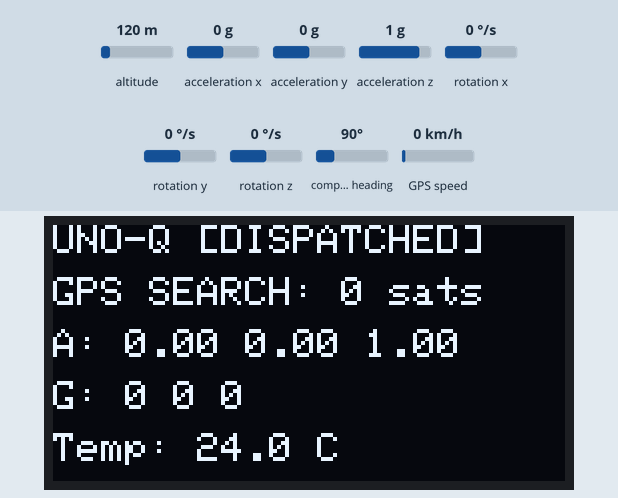
A sketch run on a simulated Arduino Leonardo, built with avr-gcc and run on an emulated ATmega32U4. Parts: 128×64 one-colour display. Wiring (inferred from the names in the program): MPU-6050 motion sensor at I2C address 0x68. The test bench sets the inputs (shaded band); at power-on: rotation x 0 °/s, acceleration x 0 g, acceleration y 0 g, acceleration z 1 g, rotation y 0 °/s, altitude 120 m, rotation z 0 °/s, compass heading 90°, GPS speed 0 km/h. The GPS gets a fix after 3 s at 37.7749, -122.4194 with 8 satellites; what the sketch prints to the serial monitor is not drawn.

Above: at 2.4 s.
2.5 s: rotation x set to -192 °/s
At 4.0 s:
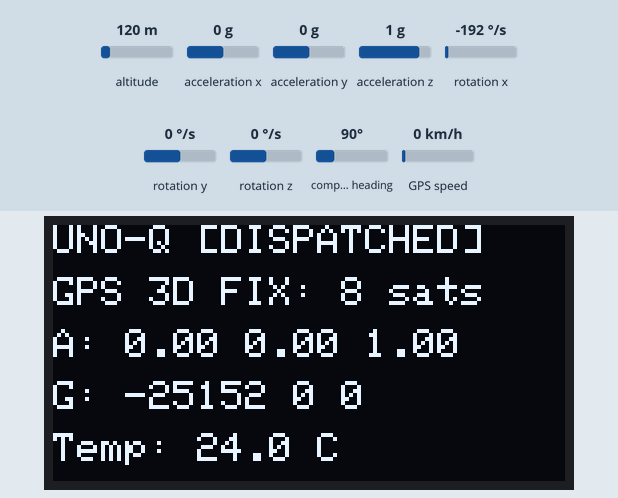
6.5 s: rotation x set to 0 °/s
At 8.1 s:
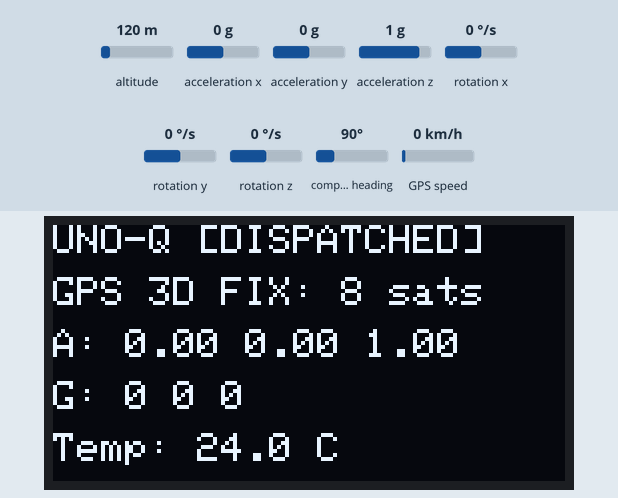
8.8 s: acceleration x set to -1.4 g
At 9.8 s:
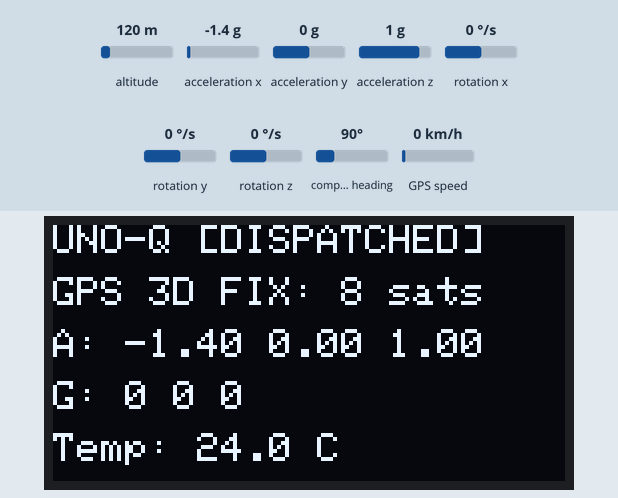
10.8 s: acceleration y set to -1.4 g
At 12.1 s:
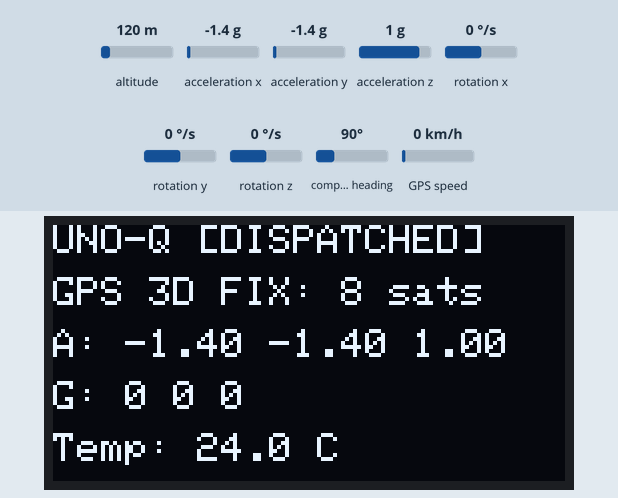
12.8 s: acceleration z set to -1.4 g
At 14.0 s:
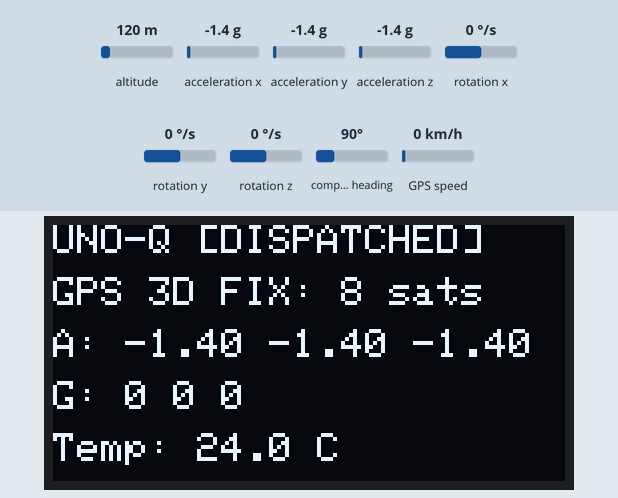
14.8 s: rotation y set to -192 °/s
At 16.1 s:
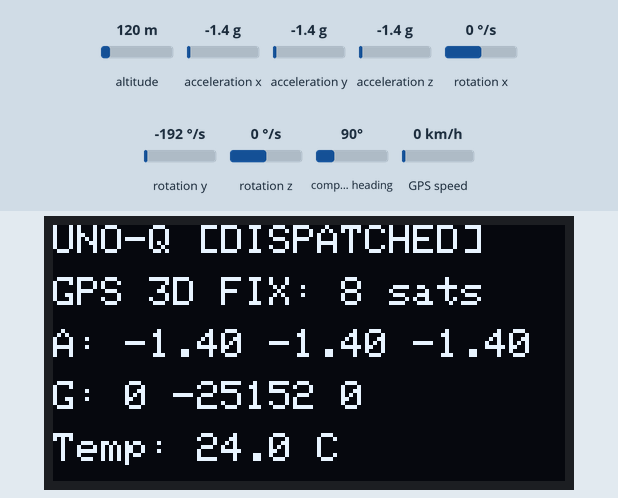
Timing chart, 0 to 17.8 s (numbered marks = the images above; inputs shaded):
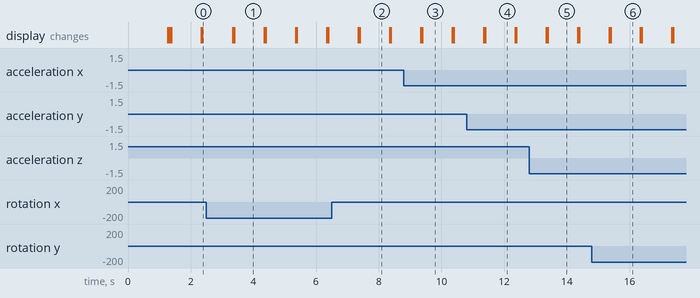

Measured:
- after the input at 6.5 s, the display: first changes after 0.85 s (image 2 shows a later state)
- after the input at 8.8 s, the display: first changes after 0.55 s (image 3 shows a later state)
- after the input at 10.8 s, the display: first changes after 0.55 s (image 4 shows a later state)
- after the input at 12.8 s, the display: first changes after 0.55 s (image 5 shows a later state)
- after the input at 14.8 s, the display: first changes after 0.55 s (image 6 shows a later state)
- what the display in image 1 shows lasts 0.9 s, from 3.4 s to 4.3 s

The sketch:

arduino_uno_q_telemetry.ino
```cpp
/**
 * ==============================================================================
 * Project: Real-Time IoT Telemetry for Arduino UNO Q
 * Architecture: Arduino UNO Q Hybrid (Microcontroller Core + Linux Python Bridge)
 * Sensors:  u-blox NEO-6M GPS (UART), MPU6050 6-DoF IMU (I2C), SSD1306 OLED (I2C)
 * Uplink:   Arduino App Lab Bridge -> uno_q_bridge.py -> Vercel HTTPS API
 * Cadence:  1 Hz (1 reading per second)
 * ==============================================================================
 *
 * Hardware Wiring:
 * ----------------
 * 1. MPU6050 IMU (I2C Address 0x68):
 *    - VCC  -> 3.3V or 5V
 *    - GND  -> GND
 *    - SDA  -> UNO Q Hardware SDA pin
 *    - SCL  -> UNO Q Hardware SCL pin
 *
 * 2. SSD1306 128x64 OLED Display (I2C Address 0x3C):
 *    - VCC  -> 3.3V or 5V
 *    - GND  -> GND
 *    - SDA  -> Shared Hardware SDA
 *    - SCL  -> Shared Hardware SCL
 *
 * 3. NEO-6M GPS (UART 9600 Baud):
 *    - VCC  -> 5V
 *    - GND  -> GND
 *    - TX   -> UNO Q Serial1 RX (Pin 0 / RX)
 *    - RX   -> UNO Q Serial1 TX (Pin 1 / TX) [Optional]
 *
 * Mode Selection:
 * - USE_UNO_Q_BRIDGE (Default: 1): Communicates with the onboard Linux Python
 *   script (`uno_q_bridge.py`) via `Bridge.notify("receiveTelemetry", json)`.
 * - Standalone WiFi Mode (USE_UNO_Q_BRIDGE = 0): Transmits directly via WiFiS3.
 */

// Set to 1 for Arduino UNO Q App Lab Bridge (Recommended for UNO Q)
// Set to 0 for Standalone WiFiS3 SSL transmission
#define USE_UNO_Q_BRIDGE 1

#include <Wire.h>
#include <TinyGPSPlus.h>
#include <Adafruit_GFX.h>
#include <Adafruit_SSD1306.h>

#if USE_UNO_Q_BRIDGE
  // Arduino UNO Q App Lab / Linux Bridge
  #if __has_include(<Arduino_AppUtils.h>)
    #include <Arduino_AppUtils.h>
  #elif __has_include(<Bridge.h>)
    #include <Bridge.h>
  #endif
#else
  // Standalone WiFi Fallback
  #if defined(ARDUINO_UNOR4_WIFI) || defined(ARDUINO_UNO_Q)
    #include <WiFiS3.h>
    #include <WiFiSSLClient.h>
  #else
    #include <WiFi.h>
    #include <WiFiClientSecure.h>
    #define WiFiSSLClient WiFiClientSecure
  #endif
#endif

// ==============================================================================
// CONFIGURATION
// ==============================================================================
const char* DEVICE_ID       = "arduino-uno-q";
const char* DEVICE_API_KEY  = "UNOQ-IoT-2026-Devansh-9f7c2a8e4b6d";
const char* SERVER_HOST     = "arduino-uno-q-iot-dashboard.vercel.app";
const int   SERVER_PORT     = 443;
const char* TELEMETRY_PATH  = "/api/telemetry";

// WiFi configuration (Used only if USE_UNO_Q_BRIDGE == 0)
const char* WIFI_SSID       = "YOUR_WIFI_SSID";
const char* WIFI_PASSWORD   = "YOUR_WIFI_PASSWORD";

// Telemetry interval (1000 ms = 1 Hz)
const unsigned long UPLOAD_INTERVAL_MS = 1000;

// Hardware Definitions
#define SCREEN_WIDTH 128
#define SCREEN_HEIGHT 64
#define OLED_RESET    -1
#define OLED_I2C_ADDR 0x3C
#define MPU_I2C_ADDR  0x68

Adafruit_SSD1306 display(SCREEN_WIDTH, SCREEN_HEIGHT, &Wire, OLED_RESET);
TinyGPSPlus gps;

#if !USE_UNO_Q_BRIDGE
WiFiSSLClient sslClient;
#endif

// Hardware Serial for NEO-6M GPS (UNO Q uses Serial1 for D0/D1)
#define GPSSerial Serial1

// Timing variables
unsigned long lastSendTime = 0;
bool oledAvailable = false;
bool mpuAvailable = false;

// Sensor Data Structure
struct SensorData {
  bool   gps_fix;
  bool   gps_connected;
  double latitude;
  double longitude;
  double altitude_m;
  int    satellites;

  float  accel_x_g;
  float  accel_y_g;
  float  accel_z_g;
  int16_t gyro_x_raw;
  int16_t gyro_y_raw;
  int16_t gyro_z_raw;
  float  temperature_c;
};

SensorData sensors;

// ==============================================================================
// FUNCTION DECLARATIONS
// ==============================================================================
void initMPU6050();
void readMPU6050(SensorData &data);
void feedGpsSerial();
void updateGpsData(SensorData &data);
void updateOled(const SensorData &data, const char* status);
bool dispatchTelemetry(const SensorData &data);

// ==============================================================================
// SETUP
// ==============================================================================
void setup() {
  Serial.begin(115200);
  delay(1200);

  Serial.println(F("\n========================================================"));
  Serial.println(F("    Arduino UNO Q — Real-Time IoT Telemetry Node        "));
  Serial.print(F("    Mode: "));
#if USE_UNO_Q_BRIDGE
  Serial.println(F("Arduino App Lab Bridge -> Python Service (uno_q_bridge.py)"));
#else
  Serial.println(F("Standalone Hardware WiFiS3 Direct HTTPS"));
#endif
  Serial.println(F("========================================================"));

  // Initialize hardware I2C at 400 kHz fast mode
  Wire.begin();
  Wire.setClock(400000);

  // Initialize SSD1306 OLED
  if (display.begin(SSD1306_SWITCHCAPVCC, OLED_I2C_ADDR)) {
    oledAvailable = true;
    display.clearDisplay();
    display.setTextSize(1);
    display.setTextColor(SSD1306_WHITE);
    display.setCursor(0, 0);
    display.println(F("Arduino UNO Q"));
    display.println(F("IoT Telemetry Node"));
    display.setCursor(0, 24);
    display.println(F("Initializing bus..."));
    display.display();
    Serial.println(F("[OK] SSD1306 OLED initialized (128x64)."));
  } else {
    Serial.println(F("[WARN] SSD1306 OLED not found at 0x3C, continuing."));
  }

  // Initialize MPU6050 IMU
  initMPU6050();

  // Initialize GPS Hardware UART (9600 baud)
  GPSSerial.begin(9600);
  Serial.println(F("[OK] NEO-6M GPS UART (Serial1) started at 9600 baud."));

#if USE_UNO_Q_BRIDGE
  // Initialize Bridge communication with onboard Linux core
  #if defined(Bridge)
    Bridge.begin();
    Serial.println(F("[OK] Arduino UNO Q IPC Bridge initialized."));
  #endif
#else
  // Standalone WiFi connection
  Serial.print(F("[WIFI] Connecting to "));
  Serial.println(WIFI_SSID);
  WiFi.begin(WIFI_SSID, WIFI_PASSWORD);
  while (WiFi.status() != WL_CONNECTED) {
    feedGpsSerial();
    delay(250);
    Serial.print(F("."));
  }
  Serial.println(F("\n[WIFI] Connected!"));
#endif

  Serial.println(F("[OK] Setup complete. Streaming sensor data at 1 Hz..."));
}

// ==============================================================================
// MAIN LOOP
// ==============================================================================
void loop() {
  // Non-blocking GPS feeding runs continuously on every iteration
  feedGpsSerial();

  unsigned long now = millis();
  if (now - lastSendTime >= UPLOAD_INTERVAL_MS) {
    lastSendTime = now;

    // 1. Acquire sensors
    updateGpsData(sensors);
    readMPU6050(sensors);

    // 2. Update local OLED display
    updateOled(sensors, "TRANSMITTING");

    // 3. Dispatch telemetry
    bool success = dispatchTelemetry(sensors);

    // 4. Update OLED with result
    updateOled(sensors, success ? "DISPATCHED" : "ERR");
  }
}

// ==============================================================================
// SENSORS
// ==============================================================================
void feedGpsSerial() {
  while (GPSSerial.available() > 0) {
    char c = GPSSerial.read();
    gps.encode(c);
  }
}

void updateGpsData(SensorData &data) {
  data.gps_connected = (gps.charsProcessed() > 10);
  data.satellites = gps.satellites.isValid() ? (int)gps.satellites.value() : -1;

  if (gps.location.isValid() && gps.location.age() < 2500) {
    data.gps_fix    = true;
    data.latitude   = gps.location.lat();
    data.longitude  = gps.location.lng();
    data.altitude_m = gps.altitude.isValid() ? gps.altitude.meters() : 0.0;
  } else {
    data.gps_fix    = false;
    data.latitude   = 0.0;
    data.longitude  = 0.0;
    data.altitude_m = 0.0;
  }
}

void initMPU6050() {
  Wire.beginTransmission(MPU_I2C_ADDR);
  Wire.write(0x6B); // PWR_MGMT_1 register
  Wire.write(0x00); // Wake up device
  byte err = Wire.endTransmission();

  if (err == 0) {
    mpuAvailable = true;
    Serial.println(F("[OK] MPU6050 initialized successfully at 0x68."));
  } else {
    mpuAvailable = false;
    Serial.print(F("[WARN] MPU6050 not detected at 0x68 (Error: "));
    Serial.print(err);
    Serial.println(F("). Using fallback IMU values."));
  }
}

void readMPU6050(SensorData &data) {
  if (!mpuAvailable) {
    data.accel_x_g = 0.0;
    data.accel_y_g = 0.0;
    data.accel_z_g = 1.0;
    data.gyro_x_raw = 0;
    data.gyro_y_raw = 0;
    data.gyro_z_raw = 0;
    data.temperature_c = 28.5;
    return;
  }

  Wire.beginTransmission(MPU_I2C_ADDR);
  Wire.write(0x3B);
  if (Wire.endTransmission(false) != 0) return;

  Wire.requestFrom(MPU_I2C_ADDR, 14, true);
  if (Wire.available() >= 14) {
    int16_t ax = (Wire.read() << 8) | Wire.read();
    int16_t ay = (Wire.read() << 8) | Wire.read();
    int16_t az = (Wire.read() << 8) | Wire.read();
    int16_t t  = (Wire.read() << 8) | Wire.read();
    int16_t gx = (Wire.read() << 8) | Wire.read();
    int16_t gy = (Wire.read() << 8) | Wire.read();
    int16_t gz = (Wire.read() << 8) | Wire.read();

    data.accel_x_g = (float)ax / 16384.0f;
    data.accel_y_g = (float)ay / 16384.0f;
    data.accel_z_g = (float)az / 16384.0f;
    data.gyro_x_raw = gx;
    data.gyro_y_raw = gy;
    data.gyro_z_raw = gz;
    data.temperature_c = ((float)t / 340.0f) + 36.53f;
  }
}

// ==============================================================================
// OLED DISPLAY
// ==============================================================================
void updateOled(const SensorData &data, const char* status) {
  if (!oledAvailable) return;

  display.clearDisplay();
  display.setTextSize(1);
  display.setTextColor(SSD1306_WHITE);

  // Line 1: Header + Status
  display.setCursor(0, 0);
  display.print(F("UNO-Q ["));
  display.print(status);
  display.println(F("]"));

  // Line 2: GPS
  display.setCursor(0, 13);
  if (data.gps_fix) {
    display.print(F("GPS 3D FIX: "));
    display.print(data.satellites);
    display.println(F(" sats"));
  } else if (data.satellites >= 0) {
    display.print(F("GPS SEARCH: "));
    display.print(data.satellites);
    display.println(F(" sats"));
  } else {
    display.println(F("GPS: No Lock"));
  }

  // Line 3: Accel X, Y, Z
  display.setCursor(0, 26);
  display.print(F("A: "));
  display.print(data.accel_x_g, 2);
  display.print(F(" "));
  display.print(data.accel_y_g, 2);
  display.print(F(" "));
  display.println(data.accel_z_g, 2);

  // Line 4: Gyro Raw
  display.setCursor(0, 39);
  display.print(F("G: "));
  display.print(data.gyro_x_raw);
  display.print(F(" "));
  display.print(data.gyro_y_raw);
  display.print(F(" "));
  display.println(data.gyro_z_raw);

  // Line 5: Temperature
  display.setCursor(0, 52);
  display.print(F("Temp: "));
  display.print(data.temperature_c, 1);
  display.println(F(" C"));

  display.display();
}

// ==============================================================================
// TELEMETRY TRANSMISSION (App Lab Bridge or Standalone WiFi)
// ==============================================================================
bool dispatchTelemetry(const SensorData &data) {
  char jsonBuffer[384];

  // Construct JSON payload
  if (data.gps_fix) {
    snprintf(jsonBuffer, sizeof(jsonBuffer),
      "{"
        "\"device_id\":\"%s\","
        "\"gps\":{"
          "\"latitude\":%.6f,"
          "\"longitude\":%.6f,"
          "\"altitude_m\":%.1f,"
          "\"satellites\":%d,"
          "\"fix\":true"
        "},"
        "\"imu\":{"
          "\"accel_x_g\":%.3f,"
          "\"accel_y_g\":%.3f,"
          "\"accel_z_g\":%.3f,"
          "\"gyro_x_raw\":%d,"
          "\"gyro_y_raw\":%d,"
          "\"gyro_z_raw\":%d,"
          "\"temperature_c\":%.1f"
        "}"
      "}",
      DEVICE_ID,
      data.latitude, data.longitude, data.altitude_m, data.satellites,
      data.accel_x_g, data.accel_y_g, data.accel_z_g,
      data.gyro_x_raw, data.gyro_y_raw, data.gyro_z_raw,
      data.temperature_c
    );
  } else {
    // When no fix is acquired or GPS receiver is unattached
    snprintf(jsonBuffer, sizeof(jsonBuffer),
      "{"
        "\"device_id\":\"%s\","
        "\"gps\":{"
          "\"latitude\":null,"
          "\"longitude\":null,"
          "\"altitude_m\":null,"
          "\"satellites\":%s,"
          "\"fix\":false"
        "},"
        "\"imu\":{"
          "\"accel_x_g\":%.3f,"
          "\"accel_y_g\":%.3f,"
          "\"accel_z_g\":%.3f,"
          "\"gyro_x_raw\":%d,"
          "\"gyro_y_raw\":%d,"
          "\"gyro_z_raw\":%d,"
          "\"temperature_c\":%.1f"
        "}"
      "}",
      DEVICE_ID,
      (data.satellites >= 0 ? String(data.satellites).c_str() : "null"),
      data.accel_x_g, data.accel_y_g, data.accel_z_g,
      data.gyro_x_raw, data.gyro_y_raw, data.gyro_z_raw,
      data.temperature_c
    );
  }

#if USE_UNO_Q_BRIDGE
  // Arduino UNO Q App Lab Bridge: Notify Python service
  #if defined(Bridge)
    Bridge.notify("receiveTelemetry", jsonBuffer);
  #endif
  Serial.print(F("[BRIDGE NOTIFY] Payload: "));
  Serial.println(jsonBuffer);
  return true;

#else
  // Standalone WiFi Direct HTTPS POST
  if (WiFi.status() != WL_CONNECTED) {
    WiFi.begin(WIFI_SSID, WIFI_PASSWORD);
    return false;
  }

  if (!sslClient.connect(SERVER_HOST, SERVER_PORT)) {
    Serial.println(F("[HTTPS] Connection failed."));
    return false;
  }

  int len = strlen(jsonBuffer);
  sslClient.print(F("POST "));
  sslClient.print(TELEMETRY_PATH);
  sslClient.println(F(" HTTP/1.1"));
  sslClient.print(F("Host: "));
  sslClient.println(SERVER_HOST);
  sslClient.println(F("Content-Type: application/json"));
  sslClient.println(F("Connection: close"));
  sslClient.print(F("Authorization: Bearer "));
  sslClient.println(DEVICE_API_KEY);
  sslClient.print(F("Content-Length: "));
  sslClient.println(len);
  sslClient.println();
  sslClient.print(jsonBuffer);

  Serial.println(F("[HTTPS POST] Sent."));
  sslClient.stop();
  return true;
#endif
}
```
